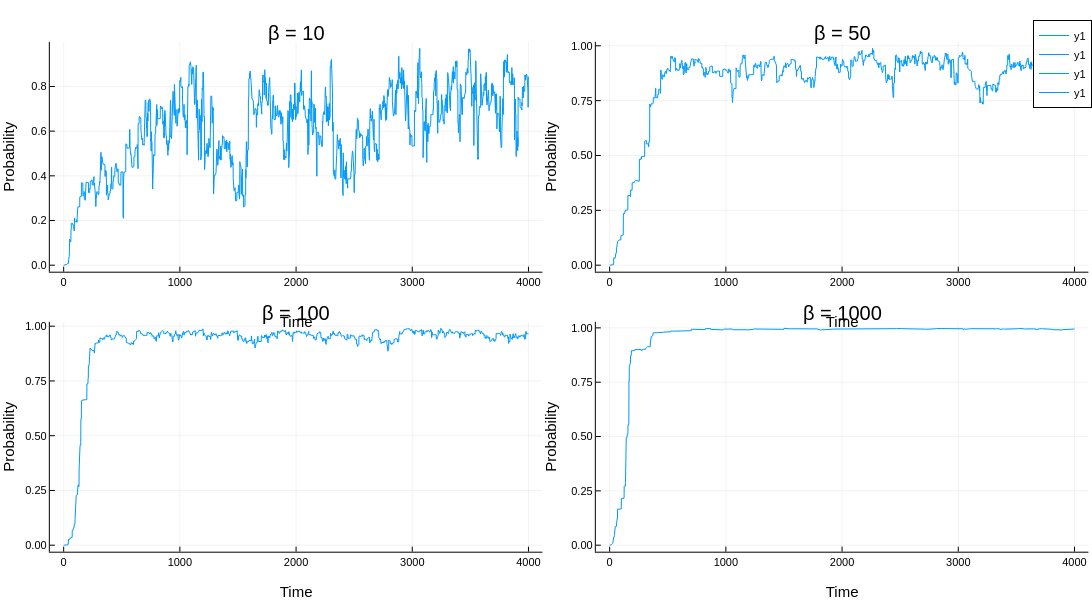

Notebook code cell kept with this figure:
### Code cell
# benchmarking ß
using .Benchmark: benchmark_beta
benchmark_beta()

### Figure 1 — Plotly figure (JSON) as saved in the notebook; plotly's stock layout.template omitted (floating-point values rounded to 4 significant figures; data arrays with more than 128 entries replaced by an {"elided": "..."} marker saying what was removed)
{"data": [{"colorbar": {"len": 0.4105, "title": "", "x": 0.4967, "y": 0.7558}, "legendgroup": "y1", "line": {"color": "rgba(0, 154, 250, 1.000)", "dash": "solid", "shape": "linear", "width": 1}, "mode": "lines", "name": "y1", "showlegend": true, "type": "scatter", "x": {"elided": "4000 int values"}, "xaxis": "x1", "y": {"elided": "4000 float values"}, "yaxis": "y1"}, {"colorbar": {"len": 0.4105, "title": "", "x": 0.9967, "y": 0.7558}, "legendgroup": "y1", "line": {"color": "rgba(0, 154, 250, 1.000)", "dash": "solid", "shape": "linear", "width": 1}, "mode": "lines", "name": "y1", "showlegend": true, "type": "scatter", "x": {"elided": "4000 int values"}, "xaxis": "x2", "y": {"elided": "4000 float values"}, "yaxis": "y2"}, {"colorbar": {"len": 0.4105, "title": "", "x": 0.4967, "y": 0.2558}, "legendgroup": "y1", "line": {"color": "rgba(0, 154, 250, 1.000)", "dash": "solid", "shape": "linear", "width": 1}, "mode": "lines", "name": "y1", "showlegend": true, "type": "scatter", "x": {"elided": "4000 int values"}, "xaxis": "x3", "y": {"elided": "4000 float values"}, "yaxis": "y3"}, {"colorbar": {"len": 0.4105, "title": "", "x": 0.9967, "y": 0.2558}, "legendgroup": "y1", "line": {"color": "rgba(0, 154, 250, 1.000)", "dash": "solid", "shape": "linear", "width": 1}, "mode": "lines", "name": "y1", "showlegend": true, "type": "scatter", "x": {"elided": "4000 int values"}, "xaxis": "x4", "y": {"elided": "4000 float values"}, "yaxis": "y4"}], "layout": {"annotations": [{"font": {"color": "rgba(0, 0, 0, 1.000)", "family": "sans-serif", "size": 20}, "rotation": 0, "showarrow": false, "text": "β = 10", "x": 0.2712, "xanchor": "center", "xref": "paper", "y": 1, "yanchor": "top", "yref": "paper"}, {"font": {"color": "rgba(0, 0, 0, 1.000)", "family": "sans-serif", "size": 20}, "rotation": 0, "showarrow": false, "text": "β = 50", "x": 0.7712, "xanchor": "center", "xref": "paper", "y": 1, "yanchor": "top", "yref": "paper"}, {"font": {"color": "rgba(0, 0, 0, 1.000)", "family": "sans-serif", "size": 20}, "rotation": 0, "showarrow": false, "text": "β = 100", "x": 0.2712, "xanchor": "center", "xref": "paper", "y": 0.5, "yanchor": "top", "yref": "paper"}, {"font": {"color": "rgba(0, 0, 0, 1.000)", "family": "sans-serif", "size": 20}, "rotation": 0, "showarrow": false, "text": "β = 1000", "x": 0.7712, "xanchor": "center", "xref": "paper", "y": 0.5, "yanchor": "top", "yref": "paper"}], "height": 600, "legend": {"bgcolor": "rgba(255, 255, 255, 1.000)", "bordercolor": "rgba(0, 0, 0, 1.000)", "borderwidth": 1, "font": {"color": "rgba(0, 0, 0, 1.000)", "family": "sans-serif", "size": 11}, "title": {"font": {"color": "rgba(0, 0, 0, 1.000)", "family": "sans-serif", "size": 15}, "text": ""}, "tracegroupgap": 0, "traceorder": "normal", "x": 1, "xanchor": "auto", "y": 1, "yanchor": "auto"}, "margin": {"b": 20, "l": 0, "r": 0, "t": 20}, "paper_bgcolor": "rgba(255, 255, 255, 1.000)", "plot_bgcolor": "rgba(255, 255, 255, 1.000)", "showlegend": true, "width": 1200, "xaxis1": {"anchor": "y1", "domain": [0.04564, 0.4967], "gridcolor": "rgba(0, 0, 0, 0.100)", "gridwidth": 0.5, "linecolor": "rgba(0, 0, 0, 1.000)", "mirror": false, "range": [-119.0, 4120.0], "showgrid": true, "showline": true, "showticklabels": true, "tickangle": 0, "tickcolor": "rgb(0, 0, 0)", "tickfont": {"color": "rgba(0, 0, 0, 1.000)", "family": "sans-serif", "size": 11}, "tickmode": "array", "ticks": "inside", "ticktext": ["0", "1000", "2000", "3000", "4000"], "tickvals": [0, 1000, 2000, 3000, 4000], "title": "Time", "titlefont": {"color": "rgba(0, 0, 0, 1.000)", "family": "sans-serif", "size": 15}, "type": "-", "visible": true, "zeroline": false, "zerolinecolor": "rgba(0, 0, 0, 1.000)"}, "xaxis2": {"anchor": "y2", "domain": [0.5456, 0.9967], "gridcolor": "rgba(0, 0, 0, 0.100)", "gridwidth": 0.5, "linecolor": "rgba(0, 0, 0, 1.000)", "mirror": false, "range": [-119.0, 4120.0], "showgrid": true, "showline": true, "showticklabels": true, "tickangle": 0, "tickcolor": "rgb(0, 0, 0)", "tickfont": {"color": "rgba(0, 0, 0, 1.000)", "family": "sans-serif", "size": 11}, "tickmode": "array", "ticks": "inside", "ticktext": ["0", "1000", "2000", "3000", "4000"], "tickvals": [0, 1000, 2000, 3000, 4000], "title": "Time", "titlefont": {"color": "rgba(0, 0, 0, 1.000)", "family": "sans-serif", "size": 15}, "type": "-", "visible": true, "zeroline": false, "zerolinecolor": "rgba(0, 0, 0, 1.000)"}, "xaxis3": {"anchor": "y3", "domain": [0.04564, 0.4967], "gridcolor": "rgba(0, 0, 0, 0.100)", "gridwidth": 0.5, "linecolor": "rgba(0, 0, 0, 1.000)", "mirror": false, "range": [-119.0, 4120.0], "showgrid": true, "showline": true, "showticklabels": true, "tickangle": 0, "tickcolor": "rgb(0, 0, 0)", "tickfont": {"color": "rgba(0, 0, 0, 1.000)", "family": "sans-serif", "size": 11}, "tickmode": "array", "ticks": "inside", "ticktext": ["0", "1000", "2000", "3000", "4000"], "tickvals": [0, 1000, 2000, 3000, 4000], "title": "Time", "titlefont": {"color": "rgba(0, 0, 0, 1.000)", "family": "sans-serif", "size": 15}, "type": "-", "visible": true, "zeroline": false, "zerolinecolor": "rgba(0, 0, 0, 1.000)"}, "xaxis4": {"anchor": "y4", "domain": [0.5456, 0.9967], "gridcolor": "rgba(0, 0, 0, 0.100)", "gridwidth": 0.5, "linecolor": "rgba(0, 0, 0, 1.000)", "mirror": false, "range": [-119.0, 4120.0], "showgrid": true, "showline": true, "showticklabels": true, "tickangle": 0, "tickcolor": "rgb(0, 0, 0)", "tickfont": {"color": "rgba(0, 0, 0, 1.000)", "family": "sans-serif", "size": 11}, "tickmode": "array", "ticks": "inside", "ticktext": ["0", "1000", "2000", "3000", "4000"], "tickvals": [0, 1000, 2000, 3000, 4000], "title": "Time", "titlefont": {"color": "rgba(0, 0, 0, 1.000)", "family": "sans-serif", "size": 15}, "type": "-", "visible": true, "zeroline": false, "zerolinecolor": "rgba(0, 0, 0, 1.000)"}, "yaxis1": {"anchor": "x1", "domain": [0.5505, 0.961], "gridcolor": "rgba(0, 0, 0, 0.100)", "gridwidth": 0.5, "linecolor": "rgba(0, 0, 0, 1.000)", "mirror": false, "range": [-0.02911, 0.9998], "showgrid": true, "showline": true, "showticklabels": true, "tickangle": 0, "tickcolor": "rgb(0, 0, 0)", "tickfont": {"color": "rgba(0, 0, 0, 1.000)", "family": "sans-serif", "size": 11}, "tickmode": "array", "ticks": "inside", "ticktext": ["0.0", "0.2", "0.4", "0.6", "0.8"], "tickvals": [0, 0.2, 0.4, 0.6, 0.8], "title": "Probability", "titlefont": {"color": "rgba(0, 0, 0, 1.000)", "family": "sans-serif", "size": 15}, "type": "-", "visible": true, "zeroline": false, "zerolinecolor": "rgba(0, 0, 0, 1.000)"}, "yaxis2": {"anchor": "x2", "domain": [0.5505, 0.961], "gridcolor": "rgba(0, 0, 0, 0.100)", "gridwidth": 0.5, "linecolor": "rgba(0, 0, 0, 1.000)", "mirror": false, "range": [-0.02964, 1.018], "showgrid": true, "showline": true, "showticklabels": true, "tickangle": 0, "tickcolor": "rgb(0, 0, 0)", "tickfont": {"color": "rgba(0, 0, 0, 1.000)", "family": "sans-serif", "size": 11}, "tickmode": "array", "ticks": "inside", "ticktext": ["0.00", "0.25", "0.50", "0.75", "1.00"], "tickvals": [0, 0.25, 0.5, 0.75, 1], "title": "Probability", "titlefont": {"color": "rgba(0, 0, 0, 1.000)", "family": "sans-serif", "size": 15}, "type": "-", "visible": true, "zeroline": false, "zerolinecolor": "rgba(0, 0, 0, 1.000)"}, "yaxis3": {"anchor": "x3", "domain": [0.05054, 0.461], "gridcolor": "rgba(0, 0, 0, 0.100)", "gridwidth": 0.5, "linecolor": "rgba(0, 0, 0, 1.000)", "mirror": false, "range": [-0.02969, 1.02], "showgrid": true, "showline": true, "showticklabels": true, "tickangle": 0, "tickcolor": "rgb(0, 0, 0)", "tickfont": {"color": "rgba(0, 0, 0, 1.000)", "family": "sans-serif", "size": 11}, "tickmode": "array", "ticks": "inside", "ticktext": ["0.00", "0.25", "0.50", "0.75", "1.00"], "tickvals": [0, 0.25, 0.5, 0.75, 1], "title": "Probability", "titlefont": {"color": "rgba(0, 0, 0, 1.000)", "family": "sans-serif", "size": 15}, "type": "-", "visible": true, "zeroline": false, "zerolinecolor": "rgba(0, 0, 0, 1.000)"}, "yaxis4": {"anchor": "x4", "domain": [0.05054, 0.461], "gridcolor": "rgba(0, 0, 0, 0.100)", "gridwidth": 0.5, "linecolor": "rgba(0, 0, 0, 1.000)", "mirror": false, "range": [-0.02992, 1.028], "showgrid": true, "showline": true, "showticklabels": true, "tickangle": 0, "tickcolor": "rgb(0, 0, 0)", "tickfont": {"color": "rgba(0, 0, 0, 1.000)", "family": "sans-serif", "size": 11}, "tickmode": "array", "ticks": "inside", "ticktext": ["0.00", "0.25", "0.50", "0.75", "1.00"], "tickvals": [0, 0.25, 0.5, 0.75, 1], "title": "Probability", "titlefont": {"color": "rgba(0, 0, 0, 1.000)", "family": "sans-serif", "size": 15}, "type": "-", "visible": true, "zeroline": false, "zerolinecolor": "rgba(0, 0, 0, 1.000)"}}}
